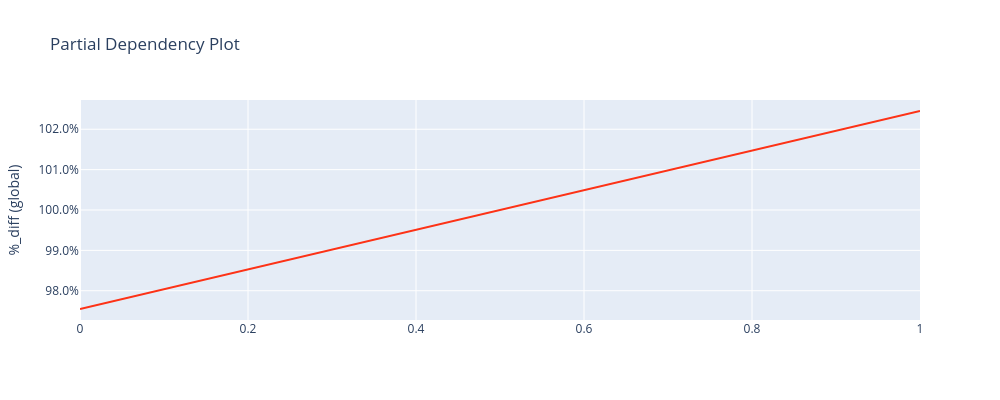

Notebook code cell kept with this figure:
### Code cell
charters.pdp(
    model=model,
    df=md_encoded,
    x_axis="exercise",
    weight="weight",
    mapping=mapping,
    display=True,
)

### Figure 1 — Plotly figure (JSON) as saved in the notebook; plotly's stock layout.template omitted (floating-point values rounded to 4 significant figures)
{"data": [{"line": {"color": "#FD3216"}, "mode": "lines", "name": "Overall", "type": "scatter", "x": [0, 1], "xaxis": "x", "y": [0.9755, 1.025], "yaxis": "y"}], "layout": {"height": 400, "legend": {"title": {"text": "Overall"}}, "title": {"text": "Partial Dependency Plot"}, "width": 1000, "xaxis": {"anchor": "y", "domain": [0, 1]}, "yaxis": {"anchor": "x", "domain": [0, 1], "tickformat": ".1%", "title": {"text": "%_diff (global)"}}}}
